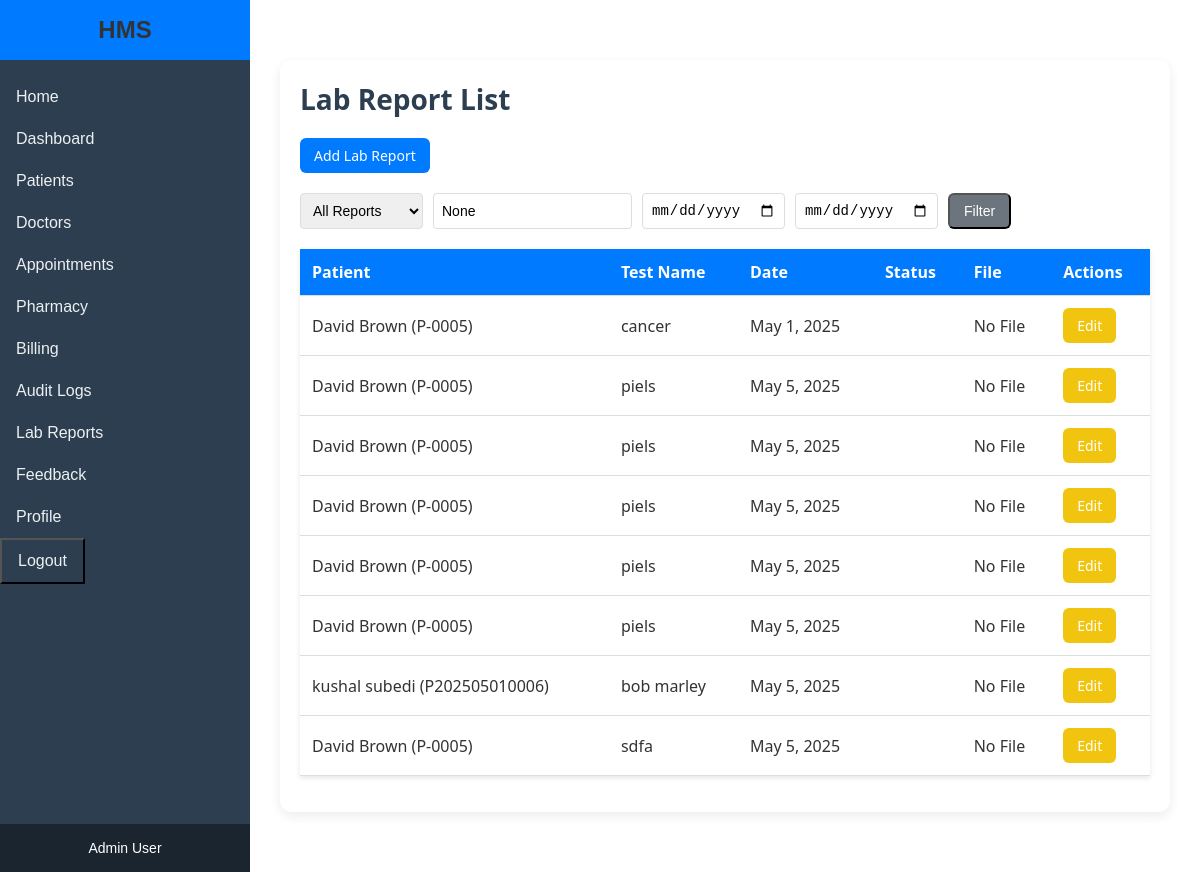
Before: /lab-reports/ (signed in) with the older database file.
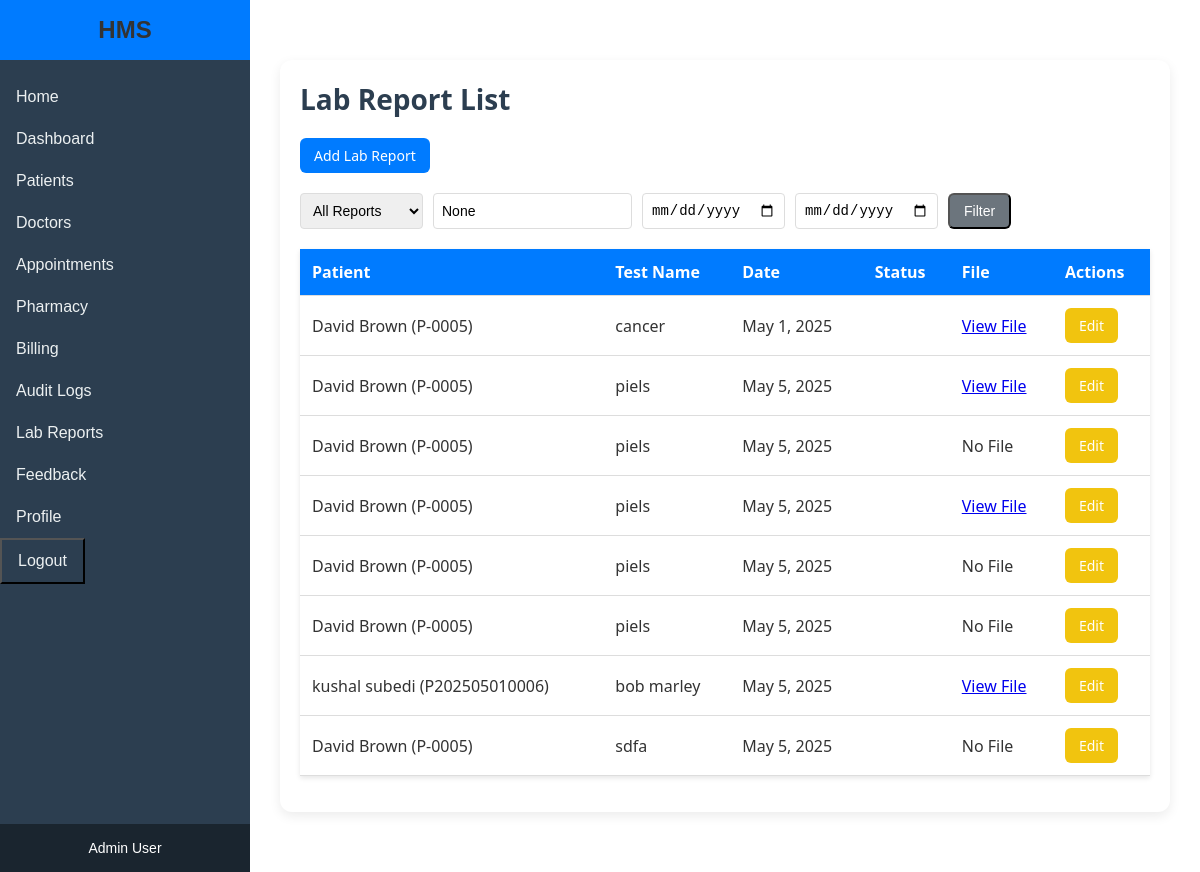
After: the same page with the newer database file.
### core/models.py (models this page shows, shortened)
class LabReport(models.Model):
    STATUS_CHOICES = [
        (True, 'Pending'),
        (False, 'Completed'),
    ]
    patient = models.ForeignKey(Patient, on_delete=models.CASCADE)
    test_name = models.CharField(max_length=100)
    result = models.TextField()
    date = models.DateField(default=timezone.now)
    is_pending = models.BooleanField(choices=STATUS_CHOICES, default=True)
    file = models.FileField(upload_to='lab_reports/', blank=True, null=True)

class Patient(models.Model):
    MARITAL_STATUS_CHOICES = [
        ('S', 'Single'),
        ('M', 'Married'),
        ('D', 'Divorced'),
        ('W', 'Widowed'),
    ]
    GENDER_CHOICES = [
        ('M', 'Male'),
        ('F', 'Female'),
        ('O', 'Other'),
    ]
    BLOOD_GROUP_CHOICES = [
        ('A+', 'A+'),
        ('A-', 'A-'),
        ('B+', 'B+'),
        ('B-', 'B-'),
        ('AB+', 'AB+'),
        ('AB-', 'AB-'),
        ('O+', 'O+'),
        ('O-', 'O-'),
]
    RELATIONSHIP_CHOICES = [
        ('SPOUSE', 'Spouse'),
        ('PARENT', 'Parent'),
        ('CHILD', 'Child'),
        ('SIBLING', 'Sibling'),
        ('OTHER', 'Other'),
    ]
    patient_id = models.CharField(max_length=20, unique=True,editable=False)
    first_name = models.CharField(max_length=50)
    last_name = models.CharField(max_length=50)
    date_of_birth = models.DateField()
    gender = models.CharField(max_length=1, choices=GENDER_CHOICES)
    marital_status = models.CharField(max_length=1, choices=MARITAL_STATUS_CHOICES)
    nationality = models.CharField(max_length=50)
    primary_phone = models.CharField(max_length=15)
    address_street = models.CharField(max_length=100)
    address_city = models.CharField(max_length=50)
    address_state = models.CharField(max_length=50)
    address_postal = models.CharField(max_length=10)
    address_country = models.CharField(max_length=50)
    permanent_address_same = models.BooleanField(default=True)
    permanent_street = models.CharField(max_length=100, blank=True, null=True)
    permanent_city = models.CharField(max_length=50, blank=True, null=True)
    permanent_state = models.CharField(max_length=50, blank=True, null=True)
    permanent_postal = models.CharField(max_length=10, blank=True, null=True)
    permanent_country = models.CharField(max_length=50, blank=True, null=True)
    emergency_contact_name = models.CharField(max_length=100)
    emergency_contact_relationship = models.CharField(max_length=20, choices=RELATIONSHIP_CHOICES)
    emergency_contact_phone = models.CharField(max_length=15)
    blood_group = models.CharField(
        max_length=3,
        choices=BLOOD_GROUP_CHOICES,
        blank=True,
        null=True,
        help_text="Select a valid blood group"
    )
    consent_for_treatment = models.BooleanField(default=False)
    doctor = models.ForeignKey('Doctor', on_delete=models.SET_NULL, null=True, blank=True)
    created_at = models.DateTimeField(default=timezone.now) #testcheck
    allergies = models.TextField(blank=True, default='None')
    chronic_conditions = models.TextField(blank=True, default='None')
    current_medications = models.TextField(blank=True, default='None')
    insurance_provider = models.CharField(max_length=100, blank=True, default='Self-Pay')
    insurance_policy_number = models.CharField(max_length=50, blank=True)
    middle_name = models.CharField(max_length=100,blank=True)
    secondary_phone = models.CharField(max_length=15,blank=True)
    billing_address_same = models.BooleanField(default=False)
    email = models.EmailField()
    def __str__(self):
        return f"{self.first_name} {self.last_name} ({self.patient_id})"

### core/views.py (the view)
# urls.py: path('lab-reports/', views.lab_report_list, name='lab_report_list'),
@login_required
@user_passes_test(is_admin_or_doctor)
def lab_report_list(request):
    show_pending = request.GET.get('show_pending', 'all')
    test_name = request.GET.get('test_name')
    start_date = request.GET.get('start_date')
    end_date = request.GET.get('end_date')
    if request.user.groups.filter(name='Doctor').exists():
        try:
            doctor = Doctor.objects.get(user=request.user)
            lab_reports = LabReport.objects.filter(patient__doctor=doctor)
        except Doctor.DoesNotExist:
            lab_reports = LabReport.objects.none()
    else:
        lab_reports = LabReport.objects.all()
    if show_pending == 'pending':
        lab_reports = lab_reports.filter(is_pending=True)
    if test_name:
        lab_reports = lab_reports.filter(test_name__icontains=test_name)
    if start_date:
        try:
            start_date = datetime.strptime(start_date, '%Y-%m-%d')
            lab_reports = lab_reports.filter(date__gte=start_date)
        except ValueError:
            messages.error(request, "Invalid start date format. Use YYYY-MM-DD.")
    if end_date:
        try:
            end_date = datetime.strptime(end_date, '%Y-%m-%d')
            lab_reports = lab_reports.filter(date__lte=end_date)
        except ValueError:
            messages.error(request, "Invalid end date format. Use YYYY-MM-DD.")
    context = {
        'lab_reports': lab_reports,
        'show_pending': show_pending,
        'test_name': test_name,
        'start_date': start_date,
        'end_date': end_date,
    }
    return render(request, 'lab_report_list.html', context)

### core/views.py (called while the page is built)
def is_admin_or_doctor(user):
    return user.groups.filter(name='Admin').exists() or user.groups.filter(name='Doctor').exists()

### templates/lab_report_list.html (shortened to what this page needs)
{% extends 'base.html' %}
{% block content %}
    <div class="content-wrapper">
        <h2 class="table-title">Lab Report List</h2>
        {% if user.groups.all.0.name == 'Admin' %}
            <a href="{% url 'add_lab_report' %}" class="btn btn-primary"> Add Lab Report</a>
            <div class="filter-form">
                <form method="get">
                    <div class="filter-group">
                        <select name="show_pending">
                            <option value="all" {% if show_pending == 'all' %}selected{% endif %}>All Reports</option>
                        </select>
                        <input type="text" name="test_name" placeholder="Filter by Test Name" value="{{ test_name }}">
                        <input type="date" name="start_date" value="{{ start_date }}" placeholder="Start Date">
                        <input type="date" name="end_date" value="{{ end_date }}" placeholder="End Date">
                        <button type="submit" class="btn btn-secondary"> Filter</button>
                    </div>
                </form>
            </div>
        {% endif %}
        <table class="data-table">
            <thead>
                <tr>
                    <th>Patient</th>
                    <th>Test Name</th>
                    <th>Date</th>
                    <th>Status</th>
                    <th>File</th>
                    <th>Actions</th>
                </tr>
            </thead>
            <tbody>
                {% for lab_report in lab_reports %}
                    <tr>
                        <td>{{ lab_report.patient }}</td>
                        <td>{{ lab_report.test_name }}</td>
                        <td>{{ lab_report.date }}</td>
                        <td>{{ lab_report.get_status_display }}</td>
                        <td>
                            {% if lab_report.file %}
                                <a href="{{ lab_report.file.url }}" target="_blank">View File</a>
                            {% else %}
                                No File
                            {% endif %}
                        </td>
                        <td>
                            {% if user.groups.all.0.name == 'Admin' %}
                                <a href="{% url 'update_lab_report' lab_report.id %}" class="btn btn-warning btn-sm"> Edit</a>
                            {% endif %}
                        </td>
                    </tr>
                {% empty %}
                    <tr>
                        <td colspan="5">No lab reports found.</td>
                    </tr>
                {% endfor %}
            </tbody>
        </table>
    </div>
{% endblock %}

Changed rows visible on the page:
changed LabReport "cancer": file "No File" → "View File"
changed LabReport (number 2 of 8 on the later page): file "No File" → "View File"
changed LabReport (number 4 of 8 on the later page): file "No File" → "View File"
changed LabReport "bob marley": file "No File" → "View File"
